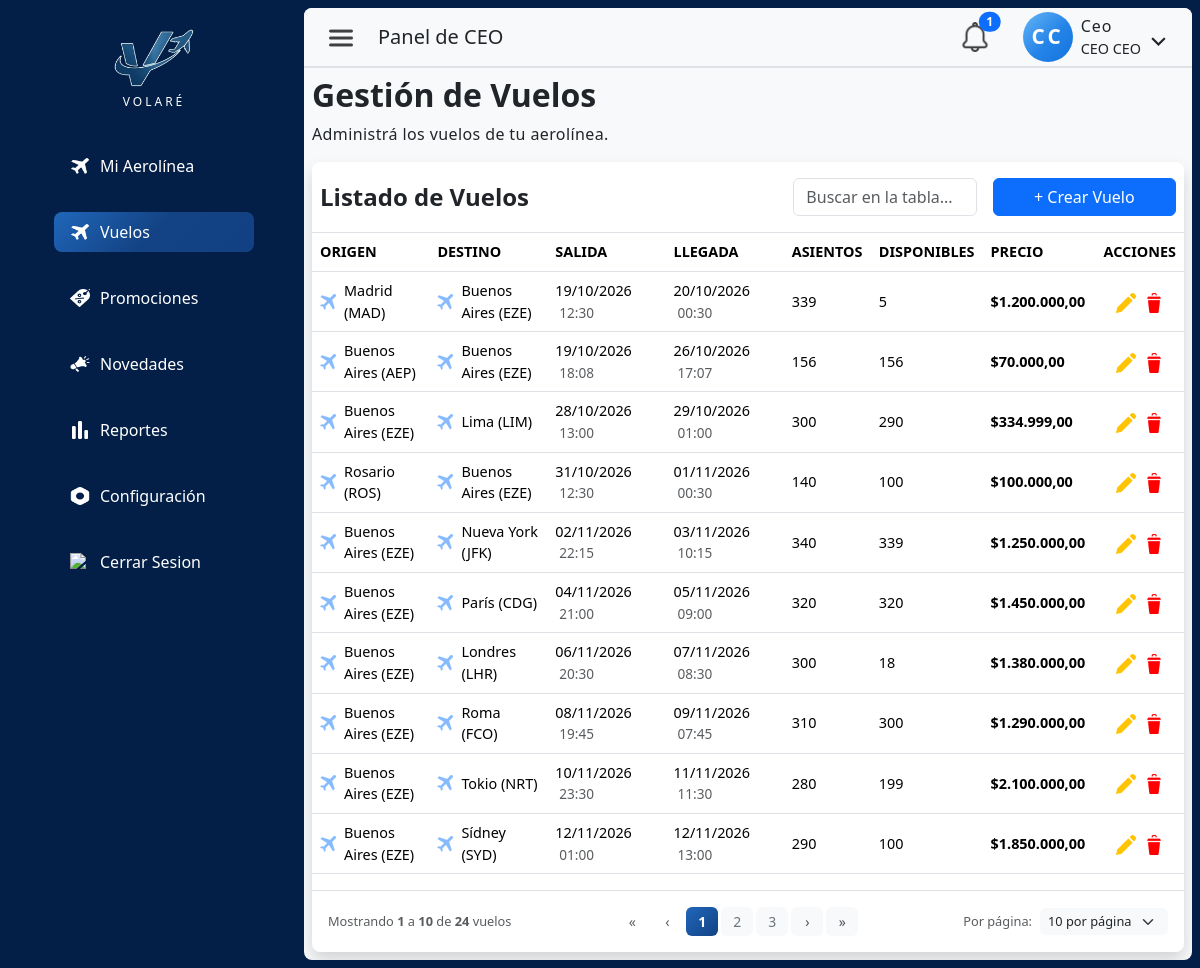
The app's page /index.php?pagina=vuelos (signed in) with its own data.
### tables this page shows
CREATE TABLE `vuelo` (
  `idVuelo` int NOT NULL AUTO_INCREMENT,
  `idAerolinea` int NOT NULL,
  `origenVuelo` varchar(245) NOT NULL,
  `codigoOrigen` varchar(3) DEFAULT NULL,
  `destinoVuelo` varchar(245) NOT NULL,
  `codigoDestino` varchar(3) DEFAULT NULL,
  `fechaHoraSalidaVuelo` datetime NOT NULL,
  `fechaHoraLlegadaVuelo` datetime NOT NULL,
  `asientosTotales` int NOT NULL DEFAULT '0',
  `asientosDisponibles` int NOT NULL DEFAULT '0',
  `precioVuelo` decimal(10,2) NOT NULL,
  `fechaCreacion` datetime NOT NULL DEFAULT CURRENT_TIMESTAMP,
  PRIMARY KEY (`idVuelo`),
  KEY `fk_vuelo_1_idx` (`idAerolinea`),
  CONSTRAINT `fk_vuelo_1` FOREIGN KEY (`idAerolinea`) REFERENCES `aerolinea` (`idAerolinea`)
);

### src/views/ceo/vueloListado.php (the view, shortened to what the rows shown need)
<?php
require_once __DIR__ . '/../../config/auth.php';
require_once __DIR__ . '/../../controllers/VueloController.php';
$idAerolinea = aerolineaCEO();
$ctrl = new VueloController($link);
$porPaginaPermitidos = [5, 10, 25, 50];
$pagActual    = max(1, (int)($_GET['pag'] ?? 1));
$porPaginaRaw = (int)($_GET['porPagina'] ?? 10);
$porPagina    = in_array($porPaginaRaw, $porPaginaPermitidos) ?$porPaginaRaw : 10;
$busqueda     = trim($_GET['busqueda'] ?? '');
$resultado    = $ctrl->listarVuelosPaginado($idAerolinea, $pagActual,$porPagina, $busqueda);$vuelos       = $resultado['data'];$total        = $resultado['total'];$totalPaginas = max(1, (int)($resultado['totalPaginas'] ?? ceil($total / $porPagina)));$pagActual    = min($pagActual,$totalPaginas);
?>
<!DOCTYPE html>
<html lang="es">
    <head>
        <link href="https://cdn.jsdelivr.net/npm/bootstrap@5.3.8/dist/css/bootstrap.min.css" rel="stylesheet">
        <link rel="stylesheet" href="<?= url('public/css/admin.css') ?>">
        <link rel="stylesheet" href="<?= url('public/css/layout/headerAdmin.css') ?>">
        <link rel="stylesheet" href="<?= url('public/css/components/tablaLista.css') ?>?v=<?= time() ?>">
        <link rel="stylesheet" href="<?= url('public/css/bootstrap-icons.css') ?>">
    </head>
    <body>
        <div class="d-flex min-vh-100 row g-0 m-0 p-2 pe-2">
            <div class="admin-main col-12 col-md-11 col-xxl-11 bg-light rounded-3 overflow-hidden">
                <main class="container-fluid d-flex flex-column gap-3 p-2 admin-content ">
                    <div class="d-flex flex-column gap-2">
                        <h2 class="m-0 p-0 fs-2 fw-bold">Gestión de Vuelos</h2>
                        <div class="d-flex flex-column gap-2">
                            <div class="table-responsive bg-white shadow rounded-3 pt-3 ">
                                <table class="table table-hover align-middle border-top mt-2 tabla-vuelos">
                                    <thead>
                                        <tr>
                                            <th scope="col" class="fw-bold" >ORIGEN</th>
                                            <th scope="col" class=" fw-bold ">DESTINO</th>
                                            <th scope="col" class=" fw-bold d-none d-md-table-cell">SALIDA</th>
                                            <th scope="col" class=" fw-bold d-none d-md-table-cell">LLEGADA</th>
                                            <th scope="col" class=" fw-bold d-none d-sm-table-cell">ASIENTOS</th>
                                            <th scope="col" class=" fw-bold d-none d-sm-table-cell">DISPONIBLES</th>
                                            <th scope="col" class="fw-bold ">PRECIO</th>
                                            <th scope="col" class="fw-bold text-center">ACCIONES</th>
                                        </tr>
                                    </thead>
                                    <tbody id="vueloTableBody">
                                        <?php if (empty($vuelos)): ?>
                                            <tr>
                                                <td colspan="8" class="text-center py-4 text-muted">
                                                    No hay vuelos registrados todavía.
                                                </td>
                                            </tr>
                                        <?php else: foreach ($vuelos as$v): ?>
                                        <tr class="fila-tabla" data-id="<?= $v['idVuelo'] ?>" style="cursor:pointer;">
                                            <td>
                                                <div class="d-flex align-items-center gap-2">
                                                    <img src="<?= url('public/img/icons/placeholdersCards/avion.png') ?>"
                                                        style="width:16px;height:16px;object-fit:contain;opacity:0.5;" alt="">
                                                    <span class="fw-medium"><?= htmlspecialchars($v['origenVuelo']) ?></span>
                                                </div>
                                            </td>
                                            <td>
                                                <div class="d-flex align-items-center gap-2">
                                                    <img src="<?= url('public/img/icons/placeholdersCards/avion.png') ?>"
                                                        style="width:16px;height:16px;object-fit:contain;opacity:0.5;" alt="">
                                                    <span class="fw-medium"><?= htmlspecialchars($v['destinoVuelo']) ?></span>
                                                </div>
                                            </td>
                                            <td class="d-none d-md-table-cell">
                                                <?= date('d/m/Y', strtotime($v['fechaHoraSalidaVuelo'])) ?>
                                                <span class="text-muted ms-1" style="font-size:0.85rem;">
                                                    <?= date('H:i', strtotime($v['fechaHoraSalidaVuelo'])) ?>
                                                </span>
                                            </td>
                                            <td class="d-none d-md-table-cell">
                                                <?= date('d/m/Y', strtotime($v['fechaHoraLlegadaVuelo'])) ?>
                                                <span class="text-muted ms-1" style="font-size:0.85rem;">
                                                    <?= date('H:i', strtotime($v['fechaHoraLlegadaVuelo'])) ?>
                                                </span>
                                            </td>
                                            <td class="d-none d-sm-table-cell "><?= $v['asientosTotales'] ?></td>
                                            <td class="d-none d-sm-table-cell "><?= $v['asientosDisponibles'] ?></td>
                                            <td class="fw-semibold">
                                                $<?= number_format($v['precioVuelo'], 2, ',', '.') ?>
                                            </td>
                                            <td>
                                                <div class="d-flex justify-content-center align-items-center gap-2">
                                                    <a href="<?= url('index.php?pagina=vuelo&id=' . $v['idVuelo']) ?>"
                                                    class="p-0 bg-transparent border-0"
                                                    title="Editar vuelo">
                                                        <img src="<?= url('public/img/icons/lapiz-editar.png') ?>"
                                                            class="img-fluid btn-tabla" alt="editar">
                                                    </a>
                                                    <button type="button"
                                                            class="p-0 bg-transparent border-0 btn-eliminar-vuelo"
                                                            data-id="<?= $v['idVuelo'] ?>"
                                                            data-ruta="<?= htmlspecialchars($v['origenVuelo'] . ' → ' .$v['destinoVuelo']) ?>"
                                                            title="Eliminar vuelo">
                                                        <img src="<?= url('public/img/icons/trash.png') ?>"
                                                            class="img-fluid btn-tabla" alt="eliminar">
                                                    </button>
                                                </div>
                                            </td>
                                        </tr>
                                        <?php endforeach; endif; ?>
                                    </tbody>
                                </table>
                            </div>
                        </div>
                    </div>
                </main>
            </div>
        </div>
    </body>
</html>

### records on screen
vuelo: origenVuelo "Madrid (MAD)", destinoVuelo "Buenos Aires (EZE)", fechaHoraSalidaVuelo "19/10/2026", fechaHoraSalidaVuelo "12:30", fechaHoraLlegadaVuelo "20/10/2026", fechaHoraLlegadaVuelo "00:30", asientosTotales "339", asientosDisponibles "5", precioVuelo "1.200.000,00"
vuelo: origenVuelo "Buenos Aires (AEP)", destinoVuelo "Buenos Aires (EZE)", fechaHoraSalidaVuelo "19/10/2026", fechaHoraSalidaVuelo "18:08", fechaHoraLlegadaVuelo "26/10/2026", fechaHoraLlegadaVuelo "17:07", asientosTotales "156", asientosDisponibles "156", precioVuelo "70.000,00"
vuelo: origenVuelo "Buenos Aires (EZE)", destinoVuelo "Lima (LIM)", fechaHoraSalidaVuelo "28/10/2026", fechaHoraSalidaVuelo "13:00", fechaHoraLlegadaVuelo "29/10/2026", fechaHoraLlegadaVuelo "01:00", asientosTotales "300", asientosDisponibles "290", precioVuelo "334.999,00"
vuelo: origenVuelo "Rosario (ROS)", destinoVuelo "Buenos Aires (EZE)", fechaHoraSalidaVuelo "31/10/2026", fechaHoraSalidaVuelo "12:30", fechaHoraLlegadaVuelo "01/11/2026", fechaHoraLlegadaVuelo "00:30", asientosTotales "140", asientosDisponibles "100", precioVuelo "100.000,00"
vuelo: origenVuelo "Buenos Aires (EZE)", destinoVuelo "Nueva York (JFK)", fechaHoraSalidaVuelo "02/11/2026", fechaHoraSalidaVuelo "22:15", fechaHoraLlegadaVuelo "03/11/2026", fechaHoraLlegadaVuelo "10:15", asientosTotales "340", asientosDisponibles "339", precioVuelo "1.250.000,00"
vuelo: origenVuelo "Buenos Aires (EZE)", destinoVuelo "París (CDG)", fechaHoraSalidaVuelo "04/11/2026", fechaHoraSalidaVuelo "21:00", fechaHoraLlegadaVuelo "05/11/2026", fechaHoraLlegadaVuelo "09:00", asientosTotales "320", asientosDisponibles "320", precioVuelo "1.450.000,00"
vuelo: origenVuelo "Buenos Aires (EZE)", destinoVuelo "Londres (LHR)", fechaHoraSalidaVuelo "06/11/2026", fechaHoraSalidaVuelo "20:30", fechaHoraLlegadaVuelo "07/11/2026", fechaHoraLlegadaVuelo "08:30", asientosTotales "300", asientosDisponibles "18", precioVuelo "1.380.000,00"
vuelo: origenVuelo "Buenos Aires (EZE)", destinoVuelo "Roma (FCO)", fechaHoraSalidaVuelo "08/11/2026", fechaHoraSalidaVuelo "19:45", fechaHoraLlegadaVuelo "09/11/2026", fechaHoraLlegadaVuelo "07:45", asientosTotales "310", asientosDisponibles "300", precioVuelo "1.290.000,00"
vuelo: origenVuelo "Buenos Aires (EZE)", destinoVuelo "Tokio (NRT)", fechaHoraSalidaVuelo "10/11/2026", fechaHoraSalidaVuelo "23:30", fechaHoraLlegadaVuelo "11/11/2026", fechaHoraLlegadaVuelo "11:30", asientosTotales "280", asientosDisponibles "199", precioVuelo "2.100.000,00"
vuelo: origenVuelo "Buenos Aires (EZE)", destinoVuelo "Sídney (SYD)", fechaHoraSalidaVuelo "12/11/2026", fechaHoraSalidaVuelo "01:00", fechaHoraLlegadaVuelo "12/11/2026", fechaHoraLlegadaVuelo "13:00", asientosTotales "290", asientosDisponibles "100", precioVuelo "1.850.000,00"

### other values on screen
$link['label'] "Mi Aerolínea"
$link['label'] "Vuelos"
$link['label'] "Promociones"
$link['label'] "Novedades"
$link['label'] "Reportes"
$link['label'] "Configuración"
$rol "Ceo"
$usuario['nombre'] "CEO"
$usuario['apellido'] "CEO"
$desde "1"
$hasta "10"
$total "24"
form field value "10 por página"
